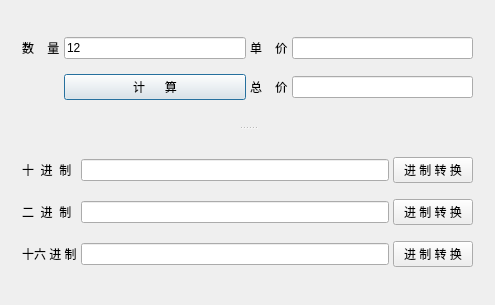
<?xml version="1.0" encoding="UTF-8"?>
<ui version="4.0">
 <class>Dialog</class>
 <widget class="QDialog" name="Dialog">
  <property name="geometry">
   <rect>
    <x>0</x>
    <y>0</y>
    <width>495</width>
    <height>305</height>
   </rect>
  </property>
  <property name="windowTitle">
   <string>Dialog</string>
  </property>
  <layout class="QVBoxLayout" name="verticalLayout">
   <item>
    <widget class="QSplitter" name="splitter">
     <property name="orientation">
      <enum>Qt::Vertical</enum>
     </property>
     <widget class="QWidget" name="">
      <layout class="QGridLayout" name="gridLayout">
       <property name="horizontalSpacing">
        <number>4</number>
       </property>
       <property name="verticalSpacing">
        <number>0</number>
       </property>
       <item row="0" column="0">
        <widget class="QLabel" name="numLabel">
         <property name="text">
          <string>数    量</string>
         </property>
         <property name="buddy">
          <cstring>lineEditNum</cstring>
         </property>
        </widget>
       </item>
       <item row="1" column="1">
        <widget class="QPushButton" name="btnCalc">
         <property name="text">
          <string>计      算</string>
         </property>
        </widget>
       </item>
       <item row="0" column="1">
        <widget class="QLineEdit" name="lineEditNum">
         <property name="text">
          <string>12</string>
         </property>
        </widget>
       </item>
       <item row="1" column="2">
        <widget class="QLabel" name="totalLabel">
         <property name="text">
          <string>总    价</string>
         </property>
         <property name="buddy">
          <cstring>lineEditTotal</cstring>
         </property>
        </widget>
       </item>
       <item row="0" column="2">
        <widget class="QLabel" name="priceLabel">
         <property name="text">
          <string>单    价</string>
         </property>
         <property name="buddy">
          <cstring>lineEditPrice</cstring>
         </property>
        </widget>
       </item>
       <item row="1" column="3">
        <widget class="QLineEdit" name="lineEditTotal"/>
       </item>
       <item row="0" column="3">
        <widget class="QLineEdit" name="lineEditPrice"/>
       </item>
      </layout>
     </widget>
     <widget class="QWidget" name="">
      <layout class="QGridLayout" name="gridLayout_2">
       <property name="horizontalSpacing">
        <number>4</number>
       </property>
       <property name="verticalSpacing">
        <number>0</number>
       </property>
       <item row="0" column="1">
        <widget class="QLineEdit" name="lineEditDec"/>
       </item>
       <item row="1" column="1">
        <widget class="QLineEdit" name="lineEditBin"/>
       </item>
       <item row="1" column="2">
        <widget class="QPushButton" name="btnBin">
         <property name="text">
          <string>进 制 转 换</string>
         </property>
        </widget>
       </item>
       <item row="0" column="2">
        <widget class="QPushButton" name="btnDec">
         <property name="text">
          <string>进 制 转 换</string>
         </property>
        </widget>
       </item>
       <item row="2" column="1">
        <widget class="QLineEdit" name="lineEditHex"/>
       </item>
       <item row="2" column="2">
        <widget class="QPushButton" name="btnHex">
         <property name="text">
          <string>进 制 转 换</string>
         </property>
        </widget>
       </item>
       <item row="0" column="0">
        <widget class="QLabel" name="decLabel">
         <property name="text">
          <string>十  进  制</string>
         </property>
         <property name="buddy">
          <cstring>lineEditDec</cstring>
         </property>
        </widget>
       </item>
       <item row="1" column="0">
        <widget class="QLabel" name="binLabel">
         <property name="text">
          <string>二  进  制</string>
         </property>
         <property name="buddy">
          <cstring>lineEditBin</cstring>
         </property>
        </widget>
       </item>
       <item row="2" column="0">
        <widget class="QLabel" name="hexLabel">
         <property name="text">
          <string>十六 进 制</string>
         </property>
         <property name="buddy">
          <cstring>lineEditHex</cstring>
         </property>
        </widget>
       </item>
      </layout>
     </widget>
    </widget>
   </item>
  </layout>
 </widget>
 <layoutdefault spacing="6" margin="11"/>
 <resources/>
 <connections/>
</ui>
